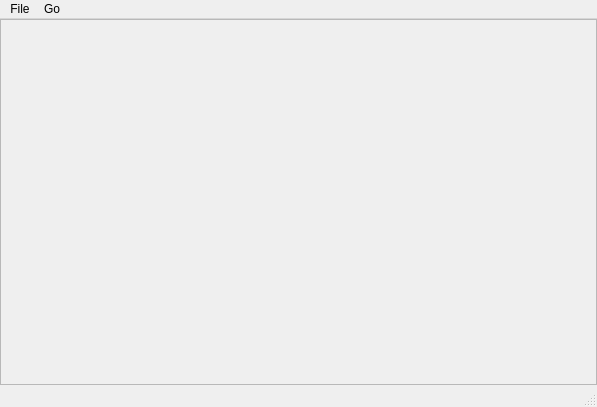
<?xml version="1.0" encoding="UTF-8"?>
<ui version="4.0">
 <class>MainWindow</class>
 <widget class="QMainWindow" name="MainWindow">
  <property name="geometry">
   <rect>
    <x>0</x>
    <y>0</y>
    <width>597</width>
    <height>407</height>
   </rect>
  </property>
  <widget class="QWidget" name="centralWidget">
   <layout class="QVBoxLayout" name="verticalLayout_2">
    <property name="leftMargin">
     <number>0</number>
    </property>
    <property name="topMargin">
     <number>0</number>
    </property>
    <property name="rightMargin">
     <number>0</number>
    </property>
    <property name="bottomMargin">
     <number>0</number>
    </property>
    <item>
     <widget class="QScrollArea" name="scrollArea">
      <property name="widgetResizable">
       <bool>true</bool>
      </property>
      <widget class="QWidget" name="scrollAreaWidgetContents">
       <property name="geometry">
        <rect>
         <x>0</x>
         <y>0</y>
         <width>595</width>
         <height>361</height>
        </rect>
       </property>
       <layout class="QVBoxLayout" name="verticalLayout">
        <property name="leftMargin">
         <number>0</number>
        </property>
        <property name="topMargin">
         <number>0</number>
        </property>
        <property name="rightMargin">
         <number>0</number>
        </property>
        <property name="bottomMargin">
         <number>0</number>
        </property>
        <item>
         <widget class="QLabel" name="label">
          <property name="sizePolicy">
           <sizepolicy hsizetype="Ignored" vsizetype="Ignored">
            <horstretch>0</horstretch>
            <verstretch>0</verstretch>
           </sizepolicy>
          </property>
          <property name="alignment">
           <set>Qt::AlignCenter</set>
          </property>
         </widget>
        </item>
       </layout>
      </widget>
     </widget>
    </item>
   </layout>
  </widget>
  <widget class="QMenuBar" name="menuBar">
   <property name="geometry">
    <rect>
     <x>0</x>
     <y>0</y>
     <width>597</width>
     <height>22</height>
    </rect>
   </property>
   <widget class="QMenu" name="menuFile">
    <property name="title">
     <string>File</string>
    </property>
    <addaction name="actionOpen"/>
   </widget>
   <widget class="QMenu" name="menuGo">
    <property name="title">
     <string>Go</string>
    </property>
    <addaction name="actionNextFile"/>
    <addaction name="actionPreviousFile"/>
    <addaction name="actionFirstFile"/>
    <addaction name="actionLastFile"/>
    <addaction name="separator"/>
    <addaction name="actionNextFrame"/>
    <addaction name="actionPreviousFrame"/>
   </widget>
   <addaction name="menuFile"/>
   <addaction name="menuGo"/>
  </widget>
  <widget class="QStatusBar" name="statusBar"/>
  <action name="actionOpen">
   <property name="text">
    <string>Open...</string>
   </property>
  </action>
  <action name="actionCopy">
   <property name="enabled">
    <bool>false</bool>
   </property>
   <property name="text">
    <string>Copy</string>
   </property>
  </action>
  <action name="actionPaste">
   <property name="enabled">
    <bool>false</bool>
   </property>
   <property name="text">
    <string>Paste</string>
   </property>
  </action>
  <action name="actionNextFile">
   <property name="enabled">
    <bool>false</bool>
   </property>
   <property name="text">
    <string>Next File</string>
   </property>
   <property name="shortcut">
    <string>Right</string>
   </property>
  </action>
  <action name="actionPreviousFile">
   <property name="enabled">
    <bool>false</bool>
   </property>
   <property name="text">
    <string>Previous File</string>
   </property>
   <property name="shortcut">
    <string>Left</string>
   </property>
  </action>
  <action name="actionFirstFile">
   <property name="enabled">
    <bool>false</bool>
   </property>
   <property name="text">
    <string>First File</string>
   </property>
   <property name="shortcut">
    <string>Home</string>
   </property>
  </action>
  <action name="actionLastFile">
   <property name="enabled">
    <bool>false</bool>
   </property>
   <property name="text">
    <string>Last File</string>
   </property>
   <property name="shortcut">
    <string>End</string>
   </property>
  </action>
  <action name="actionNextFrame">
   <property name="enabled">
    <bool>false</bool>
   </property>
   <property name="text">
    <string>Next Frame</string>
   </property>
   <property name="shortcut">
    <string>Alt+Right</string>
   </property>
  </action>
  <action name="actionPreviousFrame">
   <property name="enabled">
    <bool>false</bool>
   </property>
   <property name="text">
    <string>Previous Frame</string>
   </property>
   <property name="shortcut">
    <string>Alt+Left</string>
   </property>
  </action>
  <action name="actionZoomIn">
   <property name="enabled">
    <bool>false</bool>
   </property>
   <property name="text">
    <string>Zoom In</string>
   </property>
  </action>
  <action name="actionZoomOut">
   <property name="enabled">
    <bool>false</bool>
   </property>
   <property name="text">
    <string>Zoom Out</string>
   </property>
  </action>
  <action name="actionNormalSize">
   <property name="enabled">
    <bool>false</bool>
   </property>
   <property name="text">
    <string>Normal Size</string>
   </property>
   <property name="shortcut">
    <string>Ctrl+0</string>
   </property>
  </action>
 </widget>
 <layoutdefault spacing="6" margin="11"/>
 <resources/>
 <connections/>
</ui>
